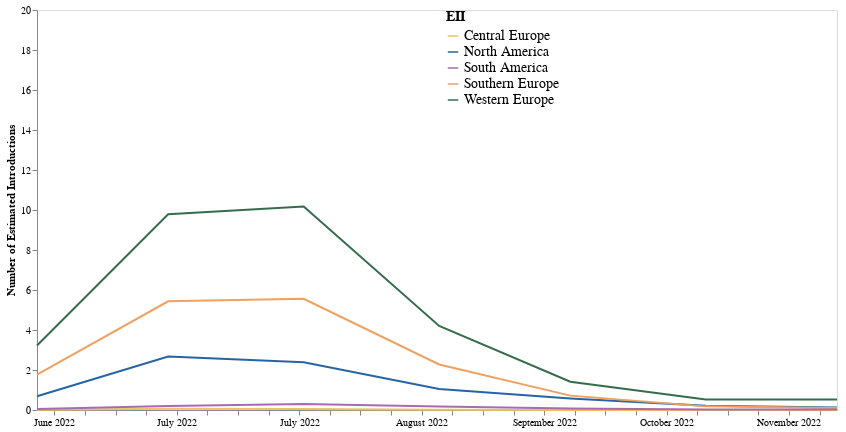

This figure's notebook cell:
### Code cell
eii_plot = alt.Chart(eii_df).mark_line().encode(
    alt.X("year-month:T",axis=alt.Axis(title=None, grid=False, format="%B %Y")),
    alt.Y("import_risk", title = "Number of Estimated Introductions",axis = alt.Axis(grid = False), scale=alt.Scale(domain=(0.0, 20))), 
    alt.Color("place:N",title = "EII", legend=alt.Legend(orient = "right",offset = -395, labelFontSize = 14, titleFontSize = 14, symbolSize = 110),  scale=alt.Scale(range=range_) )).properties(
    width = 800,
    height = 400
)
eii_plot

### Figure 1 — Vega-Lite specification as saved in the notebook (floating-point values rounded to 4 significant figures)
{"config": {"view": {"continuousWidth": 400, "continuousHeight": 300}}, "data": {"name": "data-ba1194f6229275cccbc653e8e380c6e3"}, "mark": "line", "encoding": {"color": {"field": "place", "legend": {"labelFontSize": 14, "offset": -395, "orient": "right", "symbolSize": 110, "titleFontSize": 14}, "scale": {"range": ["#EEC060", "#2664A5", "#A76BB1", "#EEA160", "#356D4C"]}, "title": "EII", "type": "nominal"}, "x": {"axis": {"format": "%B %Y", "grid": false, "title": null}, "field": "year-month", "type": "temporal"}, "y": {"axis": {"grid": false}, "field": "import_risk", "scale": {"domain": [0.0, 20]}, "title": "Number of Estimated Introductions", "type": "quantitative"}}, "height": 400, "width": 800, "$schema": "https://vega.github.io/schema/vega-lite/v4.17.0.json", "datasets": {"data-ba1194f6229275cccbc653e8e380c6e3": [{"Unnamed: 0": 10, "index": "North America.2022-06", "place": "North America", "year-month": "2022-06-01", "import_risk": 0.6891}, {"Unnamed: 0": 11, "index": "Southern Europe.2022-06", "place": "Southern Europe", "year-month": "2022-06-01", "import_risk": 1.774}, {"Unnamed: 0": 12, "index": "Western Europe.2022-06", "place": "Western Europe", "year-month": "2022-06-01", "import_risk": 3.226}, {"Unnamed: 0": 13, "index": "Central Europe.2022-06", "place": "Central Europe", "year-month": "2022-06-01", "import_risk": 0.01773}, {"Unnamed: 0": 14, "index": "South America.2022-06", "place": "South America", "year-month": "2022-06-01", "import_risk": 0.05176}, {"Unnamed: 0": 15, "index": "North America.2022-07", "place": "North America", "year-month": "2022-07-01", "import_risk": 2.67}, {"Unnamed: 0": 16, "index": "Southern Europe.2022-07", "place": "Southern Europe", "year-month": "2022-07-01", "import_risk": 5.432}, {"Unnamed: 0": 17, "index": "Western Europe.2022-07", "place": "Western Europe", "year-month": "2022-07-01", "import_risk": 9.791}, {"Unnamed: 0": 18, "index": "Central Europe.2022-07", "place": "Central Europe", "year-month": "2022-07-01", "import_risk": 0.06005}, {"Unnamed: 0": 19, "index": "South America.2022-07", "place": "South America", "year-month": "2022-07-01", "import_risk": 0.1969}, {"Unnamed: 0": 20, "index": "North America.2022-08", "place": "North America", "year-month": "2022-08-01", "import_risk": 2.392}, {"Unnamed: 0": 21, "index": "Southern Europe.2022-08", "place": "Southern Europe", "year-month": "2022-08-01", "import_risk": 5.558}, {"Unnamed: 0": 22, "index": "Western Europe.2022-08", "place": "Western Europe", "year-month": "2022-08-01", "import_risk": 10.18}, {"Unnamed: 0": 23, "index": "Central Europe.2022-08", "place": "Central Europe", "year-month": "2022-08-01", "import_risk": 0.05487}, {"Unnamed: 0": 24, "index": "South America.2022-08", "place": "South America", "year-month": "2022-08-01", "import_risk": 0.3035}, {"Unnamed: 0": 25, "index": "North America.2022-09", "place": "North America", "year-month": "2022-09-01", "import_risk": 1.05}, {"Unnamed: 0": 26, "index": "Southern Europe.2022-09", "place": "Southern Europe", "year-month": "2022-09-01", "import_risk": 2.276}, {"Unnamed: 0": 27, "index": "Western Europe.2022-09", "place": "Western Europe", "year-month": "2022-09-01", "import_risk": 4.2}, {"Unnamed: 0": 28, "index": "Central Europe.2022-09", "place": "Central Europe", "year-month": "2022-09-01", "import_risk": 0.01873}, {"Unnamed: 0": 29, "index": "South America.2022-09", "place": "South America", "year-month": "2022-09-01", "import_risk": 0.1761}, {"Unnamed: 0": 30, "index": "North America.2022-10", "place": "North America", "year-month": "2022-10-01", "import_risk": 0.5693}, {"Unnamed: 0": 31, "index": "Southern Europe.2022-10", "place": "Southern Europe", "year-month": "2022-10-01", "import_risk": 0.7186}, {"Unnamed: 0": 32, "index": "Western Europe.2022-10", "place": "Western Europe", "year-month": "2022-10-01", "import_risk": 1.411}, {"Unnamed: 0": 33, "index": "Central Europe.2022-10", "place": "Central Europe", "year-month": "2022-10-01", "import_risk": 0.00483}, {"Unnamed: 0": 34, "index": "South America.2022-10", "place": "South America", "year-month": "2022-10-01", "import_risk": 0.07164}, {"Unnamed: 0": 35, "index": "North America.2022-11", "place": "North America", "year-month": "2022-11-01", "import_risk": 0.2074}, {"Unnamed: 0": 36, "index": "Southern Europe.2022-11", "place": "Southern Europe", "year-month": "2022-11-01", "import_risk": 0.1813}, {"Unnamed: 0": 37, "index": "Western Europe.2022-11", "place": "Western Europe", "year-month": "2022-11-01", "import_risk": 0.5279}, {"Unnamed: 0": 38, "index": "Central Europe.2022-11", "place": "Central Europe", "year-month": "2022-11-01", "import_risk": 0.001494}, {"Unnamed: 0": 39, "index": "South America.2022-11", "place": "South America", "year-month": "2022-11-01", "import_risk": 0.02972}, {"Unnamed: 0": 40, "index": "North America.2022-12", "place": "North America", "year-month": "2022-12-01", "import_risk": 0.1221}, {"Unnamed: 0": 41, "index": "Southern Europe.2022-12", "place": "Southern Europe", "year-month": "2022-12-01", "import_risk": 0.09391}, {"Unnamed: 0": 42, "index": "Western Europe.2022-12", "place": "Western Europe", "year-month": "2022-12-01", "import_risk": 0.5237}, {"Unnamed: 0": 43, "index": "Central Europe.2022-12", "place": "Central Europe", "year-month": "2022-12-01", "import_risk": 0.001212}, {"Unnamed: 0": 44, "index": "South America.2022-12", "place": "South America", "year-month": "2022-12-01", "import_risk": 0.02633}]}}
